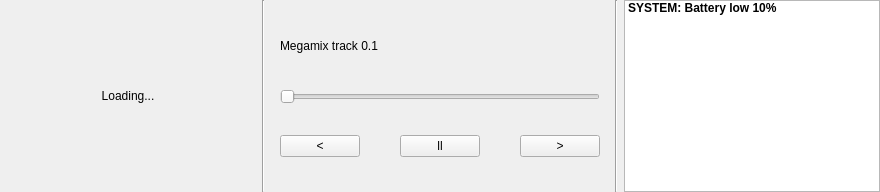
         <widget class="QWidget" name="widget_4" native="true">
          <property name="sizePolicy">
           <sizepolicy hsizetype="Minimum" vsizetype="Minimum">
            <horstretch>0</horstretch>
            <verstretch>0</verstretch>
           </sizepolicy>
          </property>
          <layout class="QHBoxLayout" name="horizontalLayout_3">
           <property name="leftMargin">
            <number>0</number>
           </property>
           <property name="topMargin">
            <number>0</number>
           </property>
           <property name="rightMargin">
            <number>0</number>
           </property>
           <property name="bottomMargin">
            <number>0</number>
           </property>
           <item>
            <widget class="QLabel" name="label_2">
             <property name="enabled">
              <bool>true</bool>
             </property>
             <property name="sizePolicy">
              <sizepolicy hsizetype="Minimum" vsizetype="Minimum">
               <horstretch>0</horstretch>
               <verstretch>0</verstretch>
              </sizepolicy>
             </property>
             <property name="minimumSize">
              <size>
               <width>256</width>
               <height>155</height>
              </size>
             </property>
             <property name="text">
              <string>&lt;html&gt;&lt;head/&gt;&lt;body&gt;&lt;p&gt;Loading...&lt;/p&gt;&lt;/body&gt;&lt;/html&gt;</string>
             </property>
             <property name="alignment">
              <set>Qt::AlignmentFlag::AlignCenter</set>
             </property>
             <property name="wordWrap">
              <bool>false</bool>
             </property>
             <property name="margin">
              <number>0</number>
             </property>
            </widget>
           </item>
           <item>
            <widget class="Line" name="line">
             <property name="orientation">
              <enum>Qt::Orientation::Vertical</enum>
             </property>
            </widget>
           </item>
           <item>
            <widget class="QWidget" name="widget_3" native="true">
             <property name="sizePolicy">
              <sizepolicy hsizetype="Minimum" vsizetype="Minimum">
               <horstretch>0</horstretch>
               <verstretch>0</verstretch>
              </sizepolicy>
             </property>
             <layout class="QVBoxLayout" name="verticalLayout_4">
              <item>
               <widget class="QLabel" name="label_5">
                <property name="text">
                 <string>Megamix track 0.1</string>
                </property>
               </widget>
              </item>
              <item>
               <widget class="QSlider" name="horizontalSlider">
                <property name="orientation">
                 <enum>Qt::Orientation::Horizontal</enum>
                </property>
               </widget>
              </item>
              <item>
               <widget class="QWidget" name="widget_5" native="true">
                <property name="minimumSize">
                 <size>
                  <width>0</width>
                  <height>46</height>
                 </size>
                </property>
                <layout class="QHBoxLayout" name="horizontalLayout_4">
                 <property name="spacing">
                  <number>40</number>
                 </property>
                 <property name="leftMargin">
                  <number>0</number>
                 </property>
                 <property name="topMargin">
                  <number>0</number>
                 </property>
                 <property name="rightMargin">
                  <number>0</number>
                 </property>
                 <property name="bottomMargin">
                  <number>0</number>
                 </property>
                 <item>
                  <widget class="QPushButton" name="pushButton_10">
                   <property name="text">
                    <string>&lt;</string>
                   </property>
                  </widget>
                 </item>
                 <item>
                  <widget class="QPushButton" name="pushButton_9">
                   <property name="text">
                    <string>ll</string>
                   </property>
                  </widget>
                 </item>
                 <item>
                  <widget class="QPushButton" name="pushButton_11">
                   <property name="text">
                    <string>&gt;</string>
                   </property>
                  </widget>
                 </item>
                </layout>
               </widget>
              </item>
             </layout>
            </widget>
           </item>
           <item>
            <widget class="Line" name="line_2">
             <property name="orientation">
              <enum>Qt::Orientation::Vertical</enum>
             </property>
            </widget>
           </item>
           <item>
            <widget class="QListWidget" name="listWidget_2">
             <property name="sizePolicy">
              <sizepolicy hsizetype="Minimum" vsizetype="Minimum">
               <horstretch>0</horstretch>
               <verstretch>0</verstretch>
              </sizepolicy>
             </property>
             <property name="layoutMode">
              <enum>QListView::LayoutMode::SinglePass</enum>
             </property>
             <property name="viewMode">
              <enum>QListView::ViewMode::ListMode</enum>
             </property>
             <property name="wordWrap">
              <bool>true</bool>
             </property>
             <item>
              <property name="text">
               <string>SYSTEM: Battery low 10%</string>
              </property>
              <property name="font">
               <font>
                <bold>true</bold>
               </font>
              </property>
             </item>
            </widget>
           </item>
          </layout>
         </widget>
